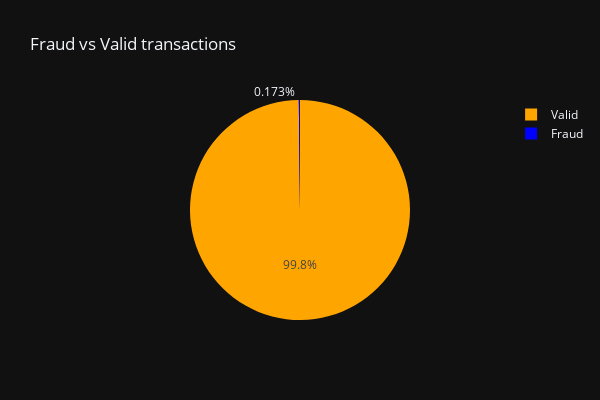

Notebook code cell kept with this figure:
### Code cell
# create labels
labels=["Valid","Fraud"]

# get count list
li = data["Class"].value_counts().tolist()
values = [li[0], li[1]]

# plot data
fig = px.pie(values=data['Class'].value_counts(),names=labels ,width=600,
             height=400,color_discrete_sequence=["orange","blue"],
             title="Fraud vs Valid transactions")
fig.show()

### Figure 1 — Plotly figure (JSON) as saved in the notebook; plotly's stock layout.template omitted (floating-point values rounded to 4 significant figures)
{"data": [{"domain": {"x": [0.0, 1.0], "y": [0.0, 1.0]}, "hovertemplate": "label=%{label}<br>value=%{value}<extra></extra>", "labels": ["Valid", "Fraud"], "legendgroup": "", "name": "", "showlegend": true, "values": [284315, 492], "type": "pie"}], "layout": {"legend": {"tracegroupgap": 0}, "title": {"text": "Fraud vs Valid transactions"}, "piecolorway": ["orange", "blue"], "height": 400, "width": 600}}
